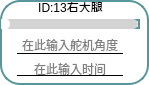
           <widget class="QFrame" name="frame_19">
            <property name="enabled">
             <bool>true</bool>
            </property>
            <property name="layoutDirection">
             <enum>Qt::LayoutDirection::RightToLeft</enum>
            </property>
            <property name="styleSheet">
             <string notr="true">* {
  background: white; /* 背景改为白色 */
  border: 2px solid #59969b; /* 使用与滑块一致的颜色 */
  border-radius: 20px;
}

</string>
            </property>
            <property name="frameShape">
             <enum>QFrame::Shape::StyledPanel</enum>
            </property>
            <property name="frameShadow">
             <enum>QFrame::Shadow::Raised</enum>
            </property>
            <widget class="QLabel" name="label_id13">
             <property name="geometry">
              <rect>
               <x>1</x>
               <y>2</y>
               <width>139</width>
               <height>10</height>
              </rect>
             </property>
             <property name="minimumSize">
              <size>
               <width>0</width>
               <height>10</height>
              </size>
             </property>
             <property name="maximumSize">
              <size>
               <width>16777215</width>
               <height>10</height>
              </size>
             </property>
             <property name="styleSheet">
              <string notr="true">QLabel{border: none; /* 去掉控件的边框 */}
QLabel{background: none; /* 去掉控件的边框 */}</string>
             </property>
             <property name="text">
              <string>ID:13右大腿</string>
             </property>
             <property name="alignment">
              <set>Qt::AlignmentFlag::AlignCenter</set>
             </property>
            </widget>
            <widget class="QSlider" name="Slider_Servo13">
             <property name="geometry">
              <rect>
               <x>1</x>
               <y>19</y>
               <width>139</width>
               <height>10</height>
              </rect>
             </property>
             <property name="maximumSize">
              <size>
               <width>16777215</width>
               <height>10</height>
              </size>
             </property>
             <property name="layoutDirection">
              <enum>Qt::LayoutDirection::LeftToRight</enum>
             </property>
             <property name="styleSheet">
              <string notr="true">QSlider::groove:horizontal {
    border: none;
    height: 10px;
    background-color: lightgray;
    border-radius: 5px;
}

QSlider::handle:horizontal {
    width: 12px; /* 增大滑块的宽度 */
    margin: -1px 0px -1px -5px;
    border-radius: 6px; /* 也可以调整圆角半径以匹配滑块的大小 */
    background-color: white;
}

QSlider::sub-page:horizontal {
    background-color: qlineargradient(x1:0, y1:0, x2:1, y2:1, stop:0 #59969b, stop:1 #04e7fa);
    border-radius: 5px;
}
</string>
             </property>
             <property name="minimum">
              <number>0</number>
             </property>
             <property name="maximum">
              <number>240</number>
             </property>
             <property name="orientation">
              <enum>Qt::Orientation::Horizontal</enum>
             </property>
             <property name="invertedAppearance">
              <bool>false</bool>
             </property>
             <property name="tickPosition">
              <enum>QSlider::TickPosition::NoTicks</enum>
             </property>
             <property name="tickInterval">
              <number>1</number>
             </property>
            </widget>
            <widget class="QLineEdit" name="lineEdit_servo13">
             <property name="enabled">
              <bool>true</bool>
             </property>
             <property name="geometry">
              <rect>
               <x>17</x>
               <y>36</y>
               <width>106</width>
               <height>18</height>
              </rect>
             </property>
             <property name="maximumSize">
              <size>
               <width>120</width>
               <height>16777215</height>
              </size>
             </property>
             <property name="layoutDirection">
              <enum>Qt::LayoutDirection::LeftToRight</enum>
             </property>
             <property name="styleSheet">
              <string notr="true">QLineEdit {
            border-top: none;
            border-left: none;
            border-right: none;
            border-bottom: 1px solid black;
            background-color: transparent;
        }
        
        QLineEdit:focus {
            border-bottom: 1px solid #2a70f4;
        }</string>
             </property>
             <property name="alignment">
              <set>Qt::AlignmentFlag::AlignCenter</set>
             </property>
             <property name="placeholderText">
              <string>在此输入舵机角度</string>
             </property>
            </widget>
            <widget class="QLineEdit" name="lineEdit_time13">
             <property name="geometry">
              <rect>
               <x>17</x>
               <y>61</y>
               <width>106</width>
               <height>15</height>
              </rect>
             </property>
             <property name="maximumSize">
              <size>
               <width>120</width>
               <height>15</height>
              </size>
             </property>
             <property name="styleSheet">
              <string notr="true">QLineEdit {
            border-top: none;
            border-left: none;
            border-right: none;
            border-bottom: 1px solid black;
            background-color: transparent;
        }
        
        QLineEdit:focus {
            border-bottom: 1px solid #2a70f4;
        }</string>
             </property>
             <property name="alignment">
              <set>Qt::AlignmentFlag::AlignCenter</set>
             </property>
             <property name="dragEnabled">
              <bool>false</bool>
             </property>
             <property name="placeholderText">
              <string>在此输入时间</string>
             </property>
            </widget>
           </widget>
